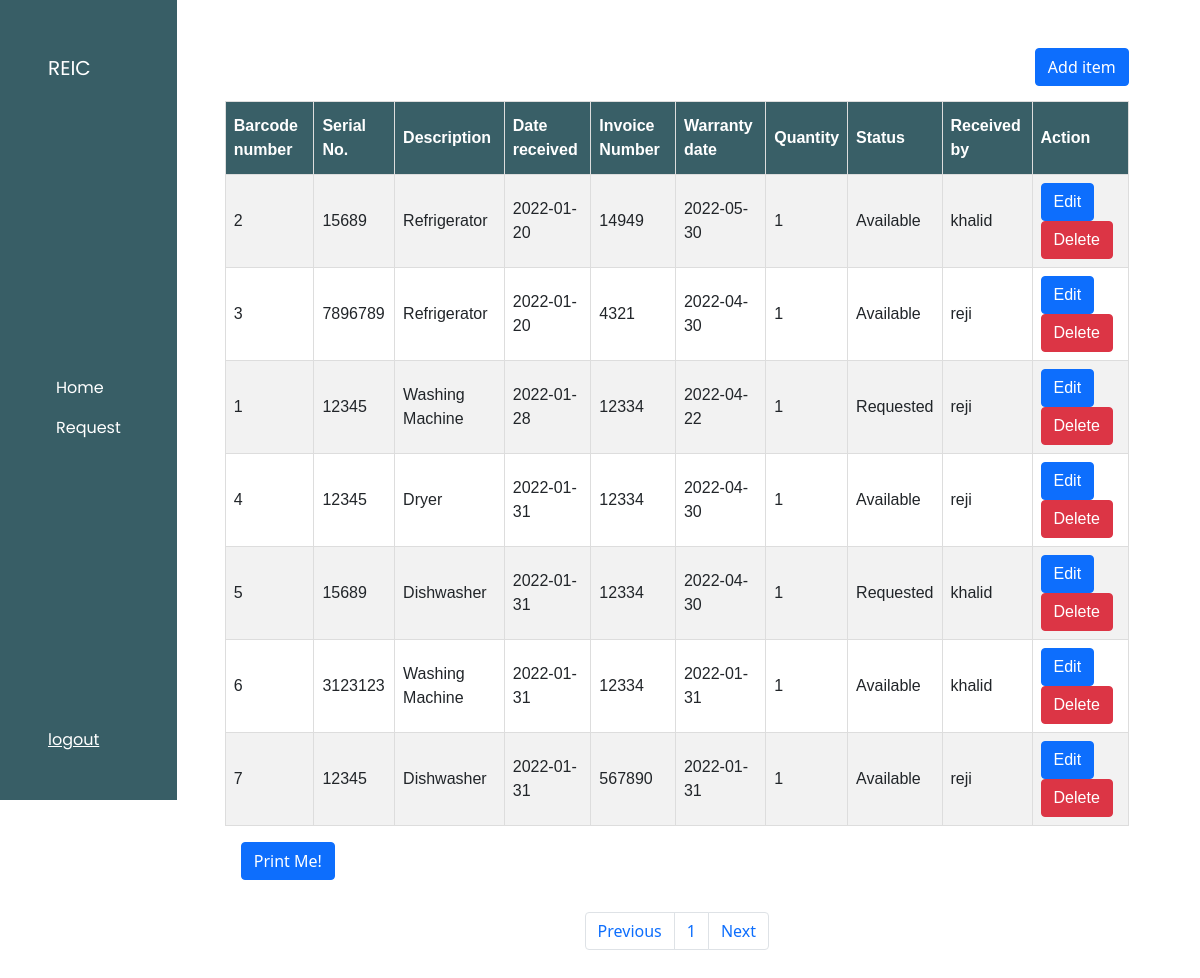
Before: /user/restocking.php with the older database file.
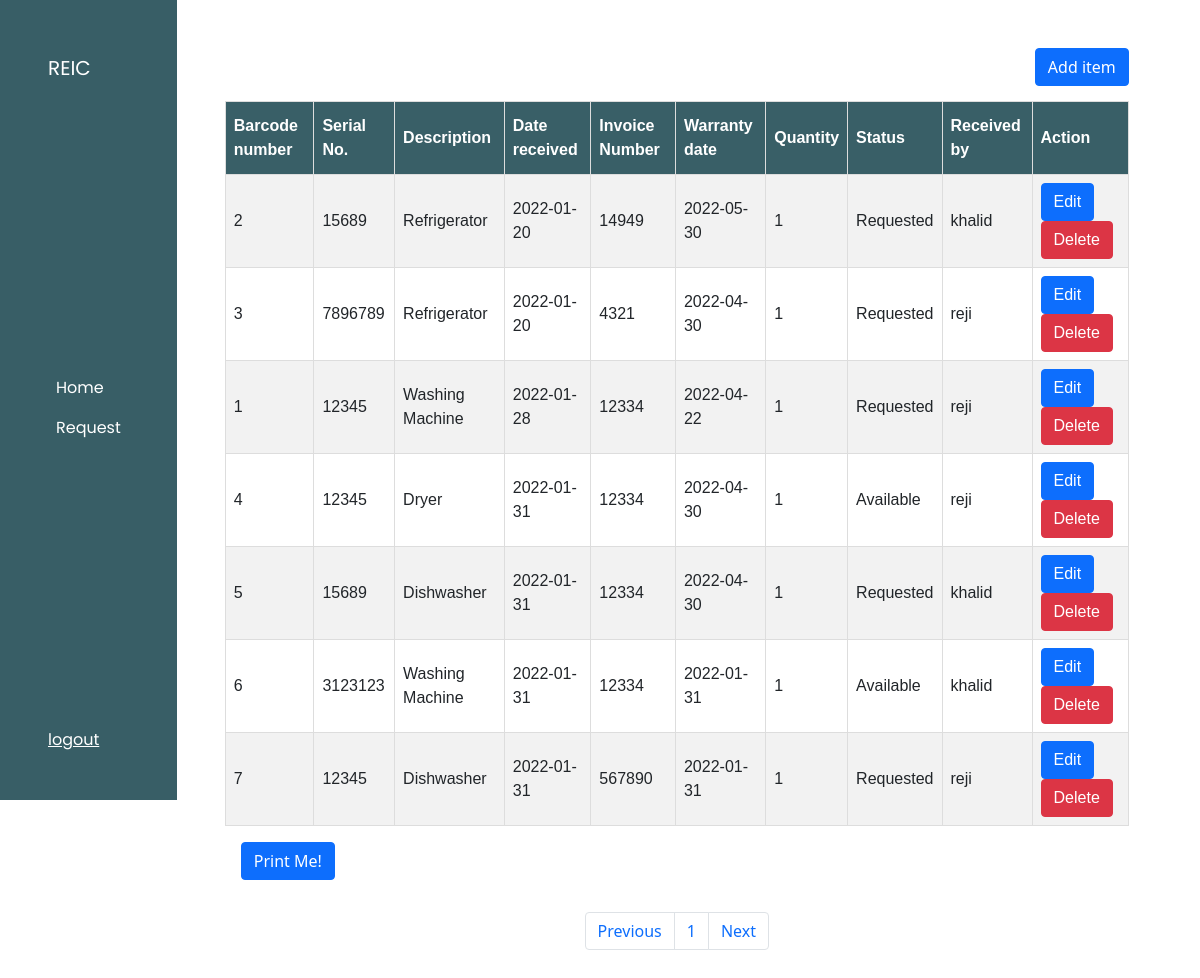
After: the same page with the newer database file.
### tables this page shows
CREATE TABLE `inventory` (
  `barcode_number` int(5) NOT NULL,
  `serial_no` int(5) NOT NULL,
  `appliances` varchar(255) NOT NULL,
  `date` date NOT NULL,
  `invoice_no` varchar(255) NOT NULL,
  `warranty_date` date NOT NULL,
  `quantity` int(5) NOT NULL,
  `Status` varchar(255) NOT NULL,
  `user` int(5) NOT NULL
);

CREATE TABLE `account` (
  `ACCOUNT_ID` int(5) NOT NULL,
  `EMAIL` varchar(255) NOT NULL,
  `PASSWORD` varchar(255) NOT NULL,
  `PERMISSION` varchar(255) NOT NULL
);

### user/restocking.php (the view, shortened to what this page needs)
<!DOCTYPE html>
<html lang="en">
<head>
    <link rel="stylesheet" href="https://cdn.jsdelivr.net/npm/bootstrap@5.1.3/dist/css/bootstrap.min.css">
    <link rel="stylesheet" href="../css/user_styles/user_style.css">
</head>
<body>
    <div class="d-flex flex-row dashboard">
        <nav class="navbar navbar-expand-lg p-5 flex-column align-items-start menu">
            <a class="navbar-brand text-white" href="#">REIC</a>
            <div class="collapse navbar-collapse" id="collapsibleNavbar">
             <ul class="navbar-nav flex-column">
                    <li class="nav-item active">
                        <a href="user.php" class="nav-link text-white">Home</a>
                    </li>
                    <li class="nav-item active">
                        <a href="request.php" class="nav-link text-white">Request</a>
                    </li>
                </ul>
            </div>
            <a href="../index.php" class="logout text-white">logout</a>
        </nav>
        <div class="p-5 col-10">
            <div class="column-content-header">
                <button type="button" class="btn btn-primary" data-toggle="modal" data-target="#exampleModalCenter">
                    Add item
                </button>
                                    <?php
                                        include("../db/dbconn.php");
                                        $sql = "Select * from account";
                                        $result = mysqli_query($dbconn, $sql);
                                        $number_of_results = mysqli_num_rows($result);
                                    ?>
        </div>
            <div id="printableArea">
                <table id="customers">
                    <tr>
                    <th>Barcode number</th>
                    <th>Serial No.</th>
                    <th>Description</th>
                    <th>Date received</th>
                    <th>Invoice Number</th>
                    <th>Warranty date</th>
                    <th>Quantity</th>
                    <th>Status</th>
                    <th>Received by</th>
                    <th>Action</th>
                    </tr>
                    <?php
                    include("../db/dbconn.php");
                    $results_per_page = 15;
                    $number_of_pages = ceil($number_of_results/$results_per_page);
                    if(!isset($_GET['page'])){
                        $page = 1;
                    }else{
                        $page = $_GET['page'];
                    }
                    $this_page_first_result = ($page-1)*$results_per_page;
                    $sql = "SELECT barcode_number,serial_no,appliances,date,invoice_no,warranty_date,quantity,Status,account.email,account.account_id
                    FROM inventory LEFT JOIN account ON inventory.user=account.account_id ORDER BY date LIMIT ".$this_page_first_result.",".$results_per_page;
                    $result = mysqli_query($dbconn, $sql);
                    while ($row = mysqli_fetch_array($result)) {
                        echo "<tr><td class=row_".$row['barcode_number'].">".$row['barcode_number']."</td>
                        <td class='serial'>".$row['serial_no']."</td>
                        <td>".$row['appliances']."</td>
                        <td>".$row['date']."</td>
                        <td>".$row['invoice_no']."</td>
                        <td>".$row['warranty_date']."</td>
                        <td>".$row['quantity']."</td>
                        <td>".$row['Status']."</td>
                        <td>".$row['email']."</td>
                        <td style='display:none'>".$row['account_id']."</td>
                        <td><button class='btn btn-primary btn_edit' data-toggle='modal' data-target='#editmodal' id='editbtn'>Edit</button>
                        <button class='btn btn-danger btn_delete' data-toggle='modal' data-target='#deletemodal'>Delete</button></td></tr>";
                    }
                    $Previous = $page-1;
                    $Next = $page+1;
                    ?>
                </table>
            </div>
            <div>
                <button class="btn btn-primary m-3 print">Print Me!</button>
            </div>
            <nav aria-label="Page navigation example" class="pagination">
                <ul class="pagination">
                    <li class="page-item">
                        <a href="restocking.php?page=<?=$Previous;?>" class="page-link">Previous</a>
                    </li>
                <?php
                    for($page=1; $page<=$number_of_pages; $page++){
                        echo    '<li class="page-item">
                                <a class="page-link" href="restocking.php?page='.$page.'">'.$page.'</a>
                            </li>';
                    }
                ?>
                        <li class="page-item">
                            <a href="restocking.php?page=<?=$Next;?>" class="page-link">Next</a>
                        </li>
                    </ul>
            </nav>
    </div>
</body>
</html>

Changed rows visible on the page:
changed inventory id 2: Status "Available" → "Requested"
changed inventory id 3: Status "Available" → "Requested"
changed inventory id 7: Status "Available" → "Requested"
